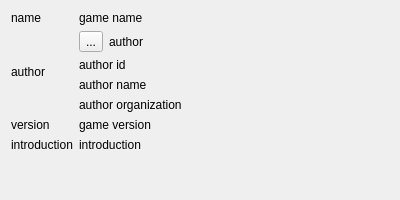
<?xml version="1.0" encoding="UTF-8"?>
<ui version="4.0">
 <class>JWidgetGameInfo</class>
 <widget class="QWidget" name="JWidgetGameInfo">
  <property name="geometry">
   <rect>
    <x>0</x>
    <y>0</y>
    <width>400</width>
    <height>200</height>
   </rect>
  </property>
  <property name="maximumSize">
   <size>
    <width>16777215</width>
    <height>200</height>
   </size>
  </property>
  <property name="windowTitle">
   <string>game info</string>
  </property>
  <layout class="QGridLayout" name="mainLayout">
   <item row="0" column="0">
    <widget class="QLabel" name="lab_name">
     <property name="maximumSize">
      <size>
       <width>100</width>
       <height>16777215</height>
      </size>
     </property>
     <property name="text">
      <string>name</string>
     </property>
    </widget>
   </item>
   <item row="0" column="1">
    <widget class="QLabel" name="labi_name">
     <property name="text">
      <string>game name</string>
     </property>
    </widget>
   </item>
   <item row="1" column="0">
    <widget class="QLabel" name="lab_author">
     <property name="text">
      <string>author</string>
     </property>
    </widget>
   </item>
   <item row="2" column="0">
    <widget class="QLabel" name="lab_version">
     <property name="text">
      <string>version</string>
     </property>
    </widget>
   </item>
   <item row="3" column="0">
    <widget class="QLabel" name="lab_intro">
     <property name="text">
      <string>introduction</string>
     </property>
    </widget>
   </item>
   <item row="2" column="1">
    <widget class="QLabel" name="labi_version">
     <property name="text">
      <string>game version</string>
     </property>
    </widget>
   </item>
   <item row="3" column="1">
    <widget class="QLabel" name="labi_intro">
     <property name="text">
      <string>introduction</string>
     </property>
    </widget>
   </item>
   <item row="1" column="1">
    <layout class="QVBoxLayout" name="verticalLayout">
     <item>
      <layout class="QHBoxLayout" name="horizontalLayout">
       <item>
        <widget class="QToolButton" name="btn_expand">
         <property name="text">
          <string>...</string>
         </property>
        </widget>
       </item>
       <item>
        <widget class="QLabel" name="labi_author">
         <property name="text">
          <string>author</string>
         </property>
        </widget>
       </item>
       <item>
        <spacer name="horizontalSpacer">
         <property name="orientation">
          <enum>Qt::Horizontal</enum>
         </property>
         <property name="sizeHint" stdset="0">
          <size>
           <width>40</width>
           <height>20</height>
          </size>
         </property>
        </spacer>
       </item>
      </layout>
     </item>
     <item>
      <widget class="QLabel" name="labi_authorid">
       <property name="text">
        <string>author id</string>
       </property>
      </widget>
     </item>
     <item>
      <widget class="QLabel" name="labi_authorname">
       <property name="text">
        <string>author name</string>
       </property>
      </widget>
     </item>
     <item>
      <widget class="QLabel" name="labi_authororg">
       <property name="text">
        <string>author organization</string>
       </property>
      </widget>
     </item>
    </layout>
   </item>
   <item row="4" column="0">
    <spacer name="verticalSpacer">
     <property name="orientation">
      <enum>Qt::Vertical</enum>
     </property>
     <property name="sizeHint" stdset="0">
      <size>
       <width>20</width>
       <height>0</height>
      </size>
     </property>
    </spacer>
   </item>
  </layout>
 </widget>
 <resources/>
 <connections/>
</ui>
